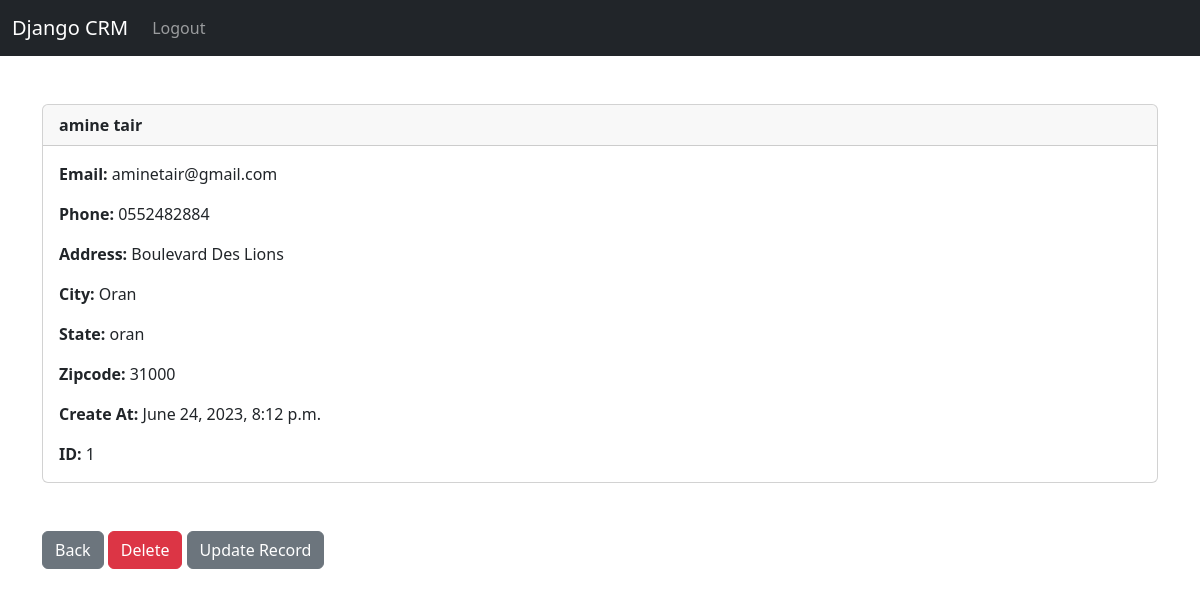
The page /record/1 (signed in) on the database its author committed.
### website/models.py (models this page shows, shortened)
class Record(models.Model):
    created_at = models.DateTimeField(auto_now_add=True)
    first_name = models.CharField(max_length=50)
    last_name = models.CharField(max_length=50)
    phone = models.CharField(max_length=15)
    email = models.CharField(max_length=100)
    address = models.CharField(max_length=200)
    city = models.CharField(max_length=50)
    state = models.CharField(max_length=50)
    zipcode = models.CharField(max_length=50)

### website/views.py (the view)
# urls.py: path('record/<int:pk>', views.show_record, name='record'),
def show_record(request, pk):
    if request.user.is_authenticated:
        customer_record = Record.objects.get(id=pk)
        return render(request, 'record.html', {'customer_record': customer_record})
    else:
        messages.success(request, "You Must Be Logged In To View That Page...")
        return redirect('home')

### website/templates/record.html
{% extends 'base.html' %} {% block content %}
<div class="card">
  <div class="card-header">
    <strong>
      {{ customer_record.first_name }} {{ customer_record.last_name }}</strong
    >
  </div>
  <div class="card-body">
    <p class="card-text"><strong>Email: </strong>{{ customer_record.email }}</p>
    <p class="card-text"><strong>Phone: </strong>{{ customer_record.phone }}</p>
    <p class="card-text">
      <strong>Address: </strong>{{ customer_record.address }}
    </p>
    <p class="card-text"><strong>City: </strong>{{ customer_record.city }}</p>
    <p class="card-text"><strong>State: </strong>{{ customer_record.state }}</p>
    <p class="card-text">
      <strong>Zipcode: </strong>{{ customer_record.zipcode }}
    </p>
    <p class="card-text">
      <strong>Create At: </strong>{{ customer_record.created_at }}
    </p>
    <p class="card-text"><strong>ID: </strong>{{ customer_record.id }}</p>
  </div>
</div>
<br /><br />
<a href="{% url 'home' %}" class="btn btn-secondary">Back</a>
<a href="{% url 'delete_record' customer_record.id %}" class="btn btn-danger"
  >Delete</a
>
<a href="{% url 'update_record' customer_record.id %}" class="btn btn-secondary"
  >Update Record</a
>
{% endblock %}

### rows shown on the page
Record: first_name "amine", last_name "tair", email "aminetair@gmail.com", phone "0552482884", address "Boulevard Des Lions", city "Oran", state "oran", zipcode "31000", created_at "June 24, 2023, 8:12 p.m.", id "1"
